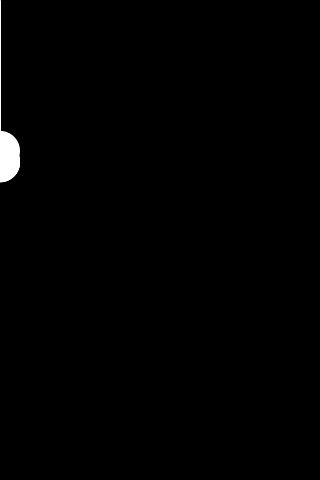
Frame 1 (no input)
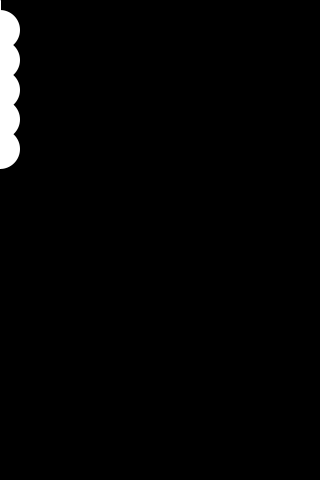
Frame 60 (the mouse pressed at the canvas centre just before this capture)
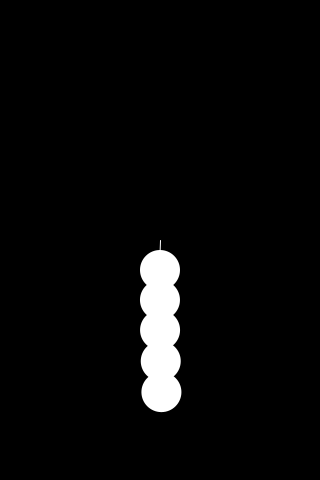
Frame 120 (the mouse held since frame 60 and released just before this capture)

The Processing sketch that drew these frames (run headless with seeded random() and noise(); from frame 60 on, the mouse is pressed at the canvas centre):

// Processing sketch: Chain
// ── Chain.pde
float gravity = 6.0;
float mass = 2.0;
int numSprings = 5;
int theInts[] = new int[3];
Spring springs[] = new Spring[numSprings];

void setup() 
{
  size(320, 480);
  smooth();
  fill(255);
	
	for (int i=0; i<numSprings; i++) {
		springs[i] = new Spring(0.0, width/2, mass, gravity);
	}
}

void draw() 
{
  //hint(ENABLE_OPENGL_4X_SMOOTH);
  background(0);
	for (int i=0; i<numSprings; i++) {
		if (i==0) {
			//if (mouseX && mouseY) {
                                //println(mouseX + " " + mouseY);
				springs[i].update(mouseX, mouseY);
				springs[i].display(mouseX, mouseY);
			//} else {
			//	springs[i].update(width/2, height/2);
			//	springs[i].display(width/2, height/2);
			//}
		} else {
			springs[i].update(springs[i-1].x, springs[i-1].y);
			springs[i].display(springs[i-1].x, springs[i-1].y);
		}
	}
}

// ── Spring2D.pde

class Spring {
  float vx, vy; // The x- and y-axis velocities
  float x, y; // The x- and y-coordinates
  float gravity;
  float mass;
  float radius = 20;
  float stiffness = 0.2;
  float damping = 0.7;
  
  Spring(float xpos, float ypos, float m, float g) {
    x = xpos;
    y = ypos;
    mass = m;
    gravity = g;
  }
  
  void update(float targetX, float targetY) {
    float forceX = (targetX - x) * stiffness;
    float ax = forceX / mass;
    vx = damping * (vx + ax);
    x += vx;
    float forceY = (targetY - y) * stiffness;
    forceY += gravity;
    float ay = forceY / mass;
    vy = damping * (vy + ay);
    y += vy;
  }
  
  void display(float nx, float ny) {
    noStroke();
    //println("dofill: " + g.doFill);
    //println("curFillColor: " + g.curFillColor);
    ellipse(x, y, radius*2, radius*2);
    stroke(255);
    line(x, y, nx, ny);
  }
}
